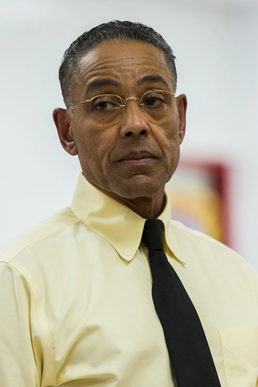
#> input picture 10_object_detection/dataset/train/Gus Fring/1.jpg, 258 x 387 px; its folder holds only this picture in this run
$ python main.py
#> lines starting #> are read from the running program, lines starting #| are printed output that depends on the picture
import cv2
import os
import numpy as np

face_cascade = cv2.CascadeClassifier("haarcascade_frontalface_default.xml")

# Face Recognition (+ Training)
face_list = []
label_list = []

train_path = "./dataset/train"
person_names = os.listdir(train_path)

for idx, name in enumerate(person_names):
    dir_name = f"{train_path}/{name}"
    for file_name in os.listdir(dir_name):
        file_path = f"{dir_name}/{file_name}"
        img = cv2.imread(file_path, cv2.IMREAD_GRAYSCALE)
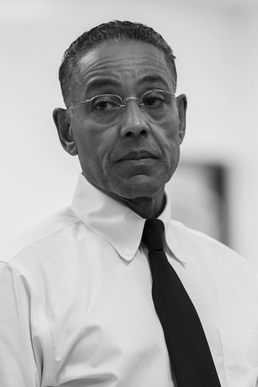
#> img: shape (387, 258); min 0, max 239, mean 175.3

        detected_faces = face_cascade.detectMultiScale(
            img, scaleFactor=1.2, minNeighbors=5
        )
#> detected_faces = [[64, 51, 136, 136]]
        if len(detected_faces) < 1:
            continue

        for face in detected_faces:
            x, y, h, w = face
            face_img = img[y : y + h, x : x + w]

            face_list.append(face_img)
            label_list.append(idx)
#> this loop made 1 pass
#> pass 1, `face_img = img[y : y + h, x : x + w]`:
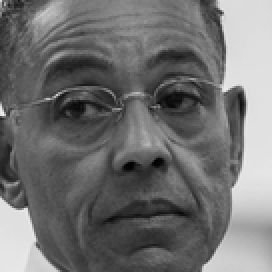
#> face_img: shape (136, 136) (shown 2 times larger); min 0, max 239, mean 112.4
#> after the loop, face_list = 1 item; label_list = [0]
#> pass 2 of the loop `for idx, name in enumerate(person_names):`:
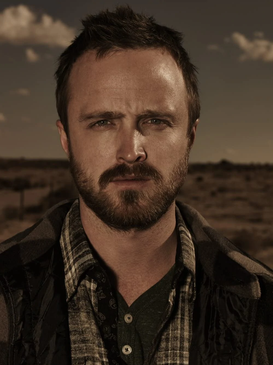
#> input picture 10_object_detection/dataset/train/Jesse Pinkman/1.jpg, 273 x 365 px
#> `img = cv2.imread(file_path, cv2.IMREAD_GRAYSCALE)`:
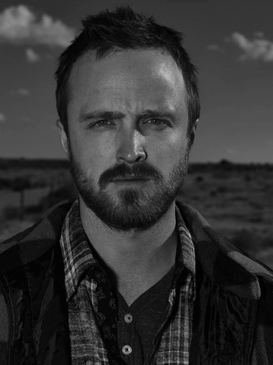
#> img: shape (365, 273); min 0, max 191, mean 51.9
#> detected_faces = [[57, 68, 146, 146]]
#> the loop `for face in detected_faces:` made 1 pass
#> pass 1, `face_img = img[y : y + h, x : x + w]`:
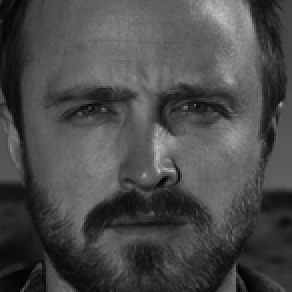
#> face_img: shape (146, 146) (shown 2 times larger); min 0, max 191, mean 73.7
#> after the loop `for face in detected_faces:`: face_list = 2 items; label_list = [0, 1]


# Face Detection (Testing)
recognizer = cv2.face.LBPHFaceRecognizer_create()
recognizer.train(face_list, np.array(label_list))

test_path = "./dataset/test"
#> (the run stopped early here; a loop or call above may not have finished)
